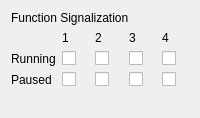
              <widget class="QWidget" name="WiimotePrefs">
               <layout class="QVBoxLayout" name="verticalLayout_5">
                <item>
                 <widget class="QLabel" name="label_22">
                  <property name="sizePolicy">
                   <sizepolicy hsizetype="Minimum" vsizetype="Maximum">
                    <horstretch>0</horstretch>
                    <verstretch>0</verstretch>
                   </sizepolicy>
                  </property>
                  <property name="text">
                   <string>Function Signalization</string>
                  </property>
                 </widget>
                </item>
                <item>
                 <layout class="QGridLayout" name="gridLayout">
                  <item row="1" column="0">
                   <widget class="QLabel" name="label_16">
                    <property name="text">
                     <string>Running</string>
                    </property>
                   </widget>
                  </item>
                  <item row="2" column="0">
                   <widget class="QLabel" name="label_17">
                    <property name="text">
                     <string>Paused</string>
                    </property>
                   </widget>
                  </item>
                  <item row="1" column="1">
                   <widget class="QCheckBox" name="Wii_r1">
                    <property name="text">
                     <string/>
                    </property>
                   </widget>
                  </item>
                  <item row="2" column="1">
                   <widget class="QCheckBox" name="Wii_p1">
                    <property name="text">
                     <string/>
                    </property>
                   </widget>
                  </item>
                  <item row="1" column="2">
                   <widget class="QCheckBox" name="Wii_r2">
                    <property name="text">
                     <string/>
                    </property>
                   </widget>
                  </item>
                  <item row="2" column="2">
                   <widget class="QCheckBox" name="Wii_p2">
                    <property name="text">
                     <string/>
                    </property>
                   </widget>
                  </item>
                  <item row="1" column="3">
                   <widget class="QCheckBox" name="Wii_r3">
                    <property name="text">
                     <string/>
                    </property>
                   </widget>
                  </item>
                  <item row="2" column="3">
                   <widget class="QCheckBox" name="Wii_p3">
                    <property name="text">
                     <string/>
                    </property>
                   </widget>
                  </item>
                  <item row="1" column="4">
                   <widget class="QCheckBox" name="Wii_r4">
                    <property name="text">
                     <string/>
                    </property>
                   </widget>
                  </item>
                  <item row="2" column="4">
                   <widget class="QCheckBox" name="Wii_p4">
                    <property name="text">
                     <string/>
                    </property>
                   </widget>
                  </item>
                  <item row="0" column="1">
                   <widget class="QLabel" name="label_18">
                    <property name="sizePolicy">
                     <sizepolicy hsizetype="Preferred" vsizetype="Maximum">
                      <horstretch>0</horstretch>
                      <verstretch>0</verstretch>
                     </sizepolicy>
                    </property>
                    <property name="text">
                     <string>1</string>
                    </property>
                   </widget>
                  </item>
                  <item row="0" column="2">
                   <widget class="QLabel" name="label_19">
                    <property name="sizePolicy">
                     <sizepolicy hsizetype="Preferred" vsizetype="Maximum">
                      <horstretch>0</horstretch>
                      <verstretch>0</verstretch>
                     </sizepolicy>
                    </property>
                    <property name="text">
                     <string>2</string>
                    </property>
                   </widget>
                  </item>
                  <item row="0" column="3">
                   <widget class="QLabel" name="label_20">
                    <property name="sizePolicy">
                     <sizepolicy hsizetype="Preferred" vsizetype="Maximum">
                      <horstretch>0</horstretch>
                      <verstretch>0</verstretch>
                     </sizepolicy>
                    </property>
                    <property name="text">
                     <string>3</string>
                    </property>
                   </widget>
                  </item>
                  <item row="0" column="4">
                   <widget class="QLabel" name="label_21">
                    <property name="sizePolicy">
                     <sizepolicy hsizetype="Preferred" vsizetype="Maximum">
                      <horstretch>0</horstretch>
                      <verstretch>0</verstretch>
                     </sizepolicy>
                    </property>
                    <property name="text">
                     <string>4</string>
                    </property>
                   </widget>
                  </item>
                 </layout>
                </item>
                <item>
                 <spacer name="verticalSpacer_4">
                  <property name="orientation">
                   <enum>Qt::Vertical</enum>
                  </property>
                  <property name="sizeType">
                   <enum>QSizePolicy::Expanding</enum>
                  </property>
                  <property name="sizeHint" stdset="0">
                   <size>
                    <width>20</width>
                    <height>20</height>
                   </size>
                  </property>
                 </spacer>
                </item>
               </layout>
              </widget>
